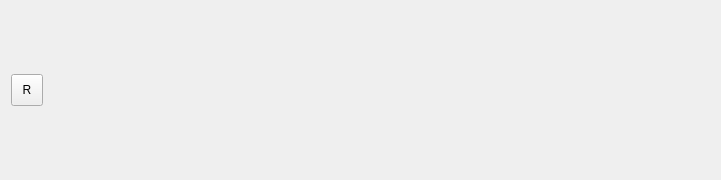
<?xml version="1.0" encoding="UTF-8"?>
<ui version="4.0">
 <class>MonitorBarClass</class>
 <widget class="QWidget" name="MonitorBarClass">
  <property name="geometry">
   <rect>
    <x>0</x>
    <y>0</y>
    <width>721</width>
    <height>180</height>
   </rect>
  </property>
  <property name="minimumSize">
   <size>
    <width>0</width>
    <height>180</height>
   </size>
  </property>
  <property name="windowTitle">
   <string>MonitorBar</string>
  </property>
  <layout class="QHBoxLayout" name="horizontalLayout" stretch="0,1,0">
   <item>
    <widget class="QToolButton" name="reset_btn">
     <property name="minimumSize">
      <size>
       <width>32</width>
       <height>32</height>
      </size>
     </property>
     <property name="text">
      <string>R</string>
     </property>
    </widget>
   </item>
   <item>
    <layout class="QVBoxLayout" name="verticalLayout_plot"/>
   </item>
   <item>
    <layout class="QVBoxLayout" name="verticalLayout">
     <item>
      <spacer name="verticalSpacer_4">
       <property name="orientation">
        <enum>Qt::Vertical</enum>
       </property>
       <property name="sizeHint" stdset="0">
        <size>
         <width>260</width>
         <height>40</height>
        </size>
       </property>
      </spacer>
     </item>
     <item>
      <layout class="QGridLayout" name="gridLayout">
       <property name="horizontalSpacing">
        <number>0</number>
       </property>
      </layout>
     </item>
     <item>
      <spacer name="verticalSpacer_3">
       <property name="orientation">
        <enum>Qt::Vertical</enum>
       </property>
       <property name="sizeHint" stdset="0">
        <size>
         <width>260</width>
         <height>40</height>
        </size>
       </property>
      </spacer>
     </item>
    </layout>
   </item>
  </layout>
 </widget>
 <layoutdefault spacing="6" margin="11"/>
 <resources/>
 <connections/>
</ui>
